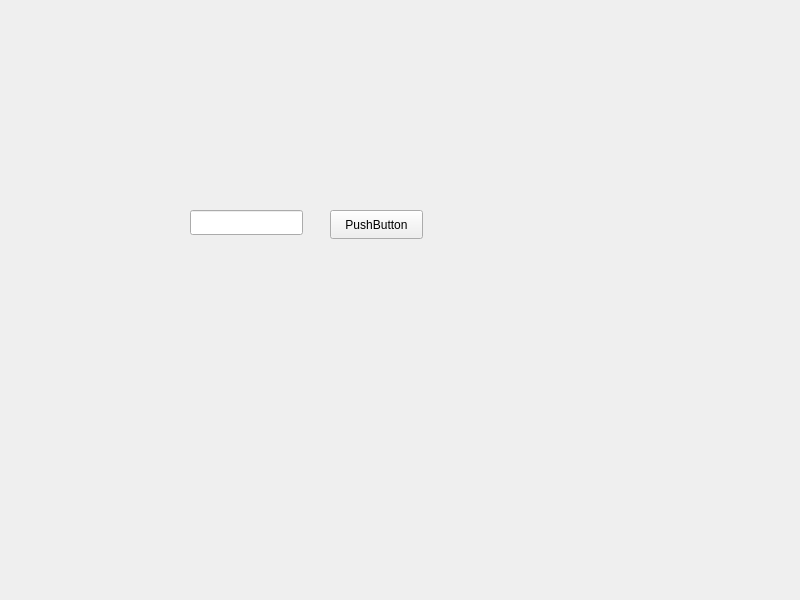
<?xml version="1.0" encoding="UTF-8"?>
<ui version="4.0">
 <class>Widget</class>
 <widget class="QWidget" name="Widget">
  <property name="geometry">
   <rect>
    <x>0</x>
    <y>0</y>
    <width>800</width>
    <height>600</height>
   </rect>
  </property>
  <property name="windowTitle">
   <string>Widget</string>
  </property>
  <widget class="QLineEdit" name="lineEdit">
   <property name="geometry">
    <rect>
     <x>190</x>
     <y>210</y>
     <width>113</width>
     <height>25</height>
    </rect>
   </property>
  </widget>
  <widget class="QPushButton" name="pushButton">
   <property name="geometry">
    <rect>
     <x>330</x>
     <y>210</y>
     <width>93</width>
     <height>29</height>
    </rect>
   </property>
   <property name="text">
    <string>PushButton</string>
   </property>
  </widget>
 </widget>
 <resources/>
 <connections/>
</ui>
